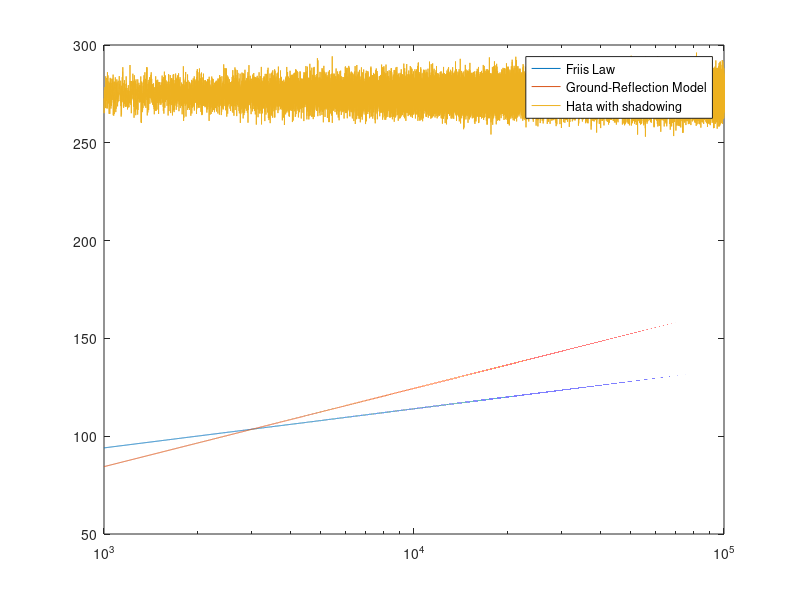

MATLAB code to generate this figure:
d = 10^3:1:10^5;
PL1 = -20*log10(1./(16*pi*d));
ht = 40;
hr = 1.5;
PL2 = -10*log10(ht^2*hr^2./d.^4);
PL3 = 69.55+26.16*log10(1.2*10^9)-13.82*log10(ht)-3.2*(log10(11.75*hr))^2-4.97+5*randn(size(d));
semilogx(d,PL1,d,PL2,d,PL3);
legend('Friis Law','Ground-Reflection Model','Hata with shadowing')
xlim([1000,10^5])